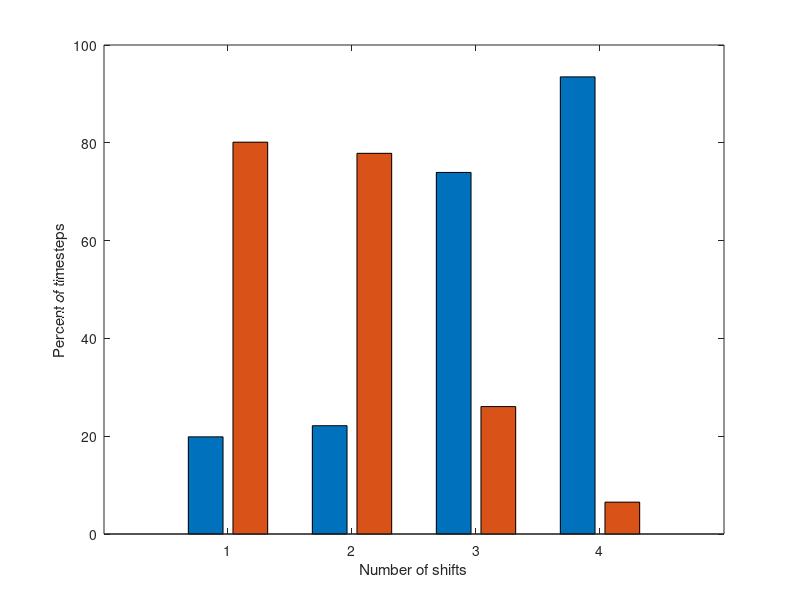

This figure's MATLAB source:
%% Figure S10: percent of timesteps with nutrient shift

%  Goal: quantify the fraction of imaging timesteps in each nutrient
%        timescale that contain a nutrient shift (up or down)



%  Strategy: 

%  Part 1. initialize analysis
%
%       0. initialize timescales
%       0. initialize length of timestep
%       0. initialize duration of experiment

%  Part 2. calculate percent of timesteps with shift
%       
%       1. for each timescale, determine current to calculate
%       2. loop through each second, marking places of shift
%       3. calculate percent of timesteps with shift

%  Part 3. plot



%  Last edit: jen, 2019 June 23
%  Commit: first commit, calculate fraction of timesteps with nutrient shift


%  OK let's go!

%% Part 1. initialize analysis

clear
clc

% 0. initialize timescales
timescales = [30; 300; 900; 3600]; % sec


% 0. initialize duration of experiment
duration = 10*60*60; % 10 h * 60 min/h * 60 sec/min
time = 1:duration;


% 0. initialize length of timestep
timestep = 60+57; % sec
nTimesteps = floor(duration/timestep);
bins = ceil(time/timestep)'; % bin time by timepoint


%% Part 2. calculate percent of timesteps with shift

% 1. for each timescale...
for tt = 1:length(timescales)
    
    
    % 1. determine current timescale
    period = timescales(tt);
    first_shift = ceil(period/4); % second containing first shift
    frequency_shift = period/2;
    
    
    
    % 2. loop through each second, marking places of shift
    tpt = first_shift;
    isShift = zeros(duration,1);
    while tpt < duration
        isShift(tpt,1) = 1;
        tpt = tpt + frequency_shift;
    end
    
     
    
    % 3. calculate percent of timesteps with shift
    shifts_per_bin = accumarray(bins,isShift,[],@sum);
    nShifts = shifts_per_bin(1:307);
    
    min_shifts = min(nShifts);
    max_shifts = max(nShifts);
    
    counter = 0;
    for ns = min_shifts:max_shifts
        
        counts = length(find(nShifts == ns));
        
        counter = counter + 1;
        %pt{tt}(counter) = counts/nTimesteps * 100;
        %numShifts{tt}(counter) = ns;
        pt(tt,counter) = counts/nTimesteps * 100;
        numShifts(tt,counter) = ns;
        
    end
    
end
clear bins counter counts duration first_shift frequency_shift isShift
clear max_shift min_shift ns nShifts period shifts_per_bin time timestep tpt tt


%% Part 3. plot

percents = pt;

figure(1)
bar(percents)
ylabel('Percent of timesteps')
xlabel('Number of shifts')





